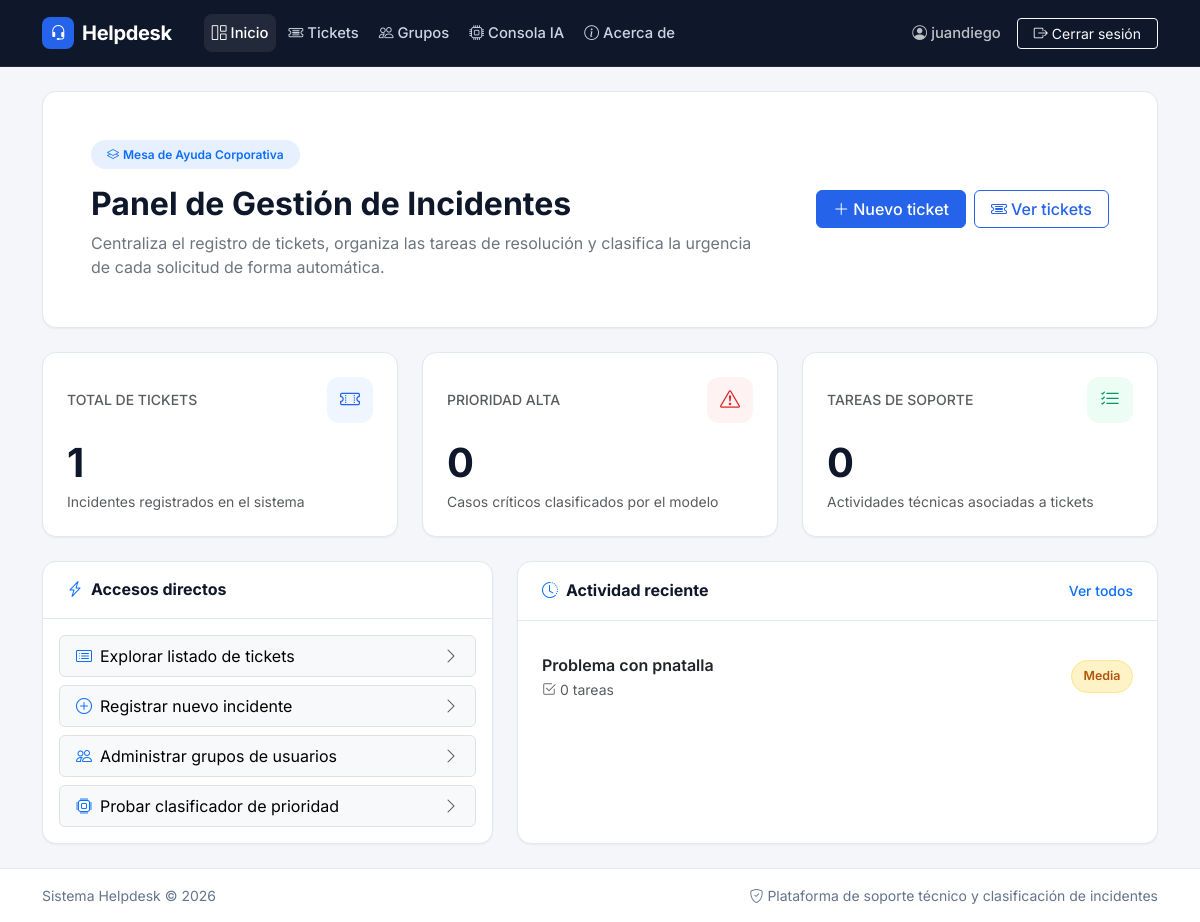
The app's page / (signed in), older data.
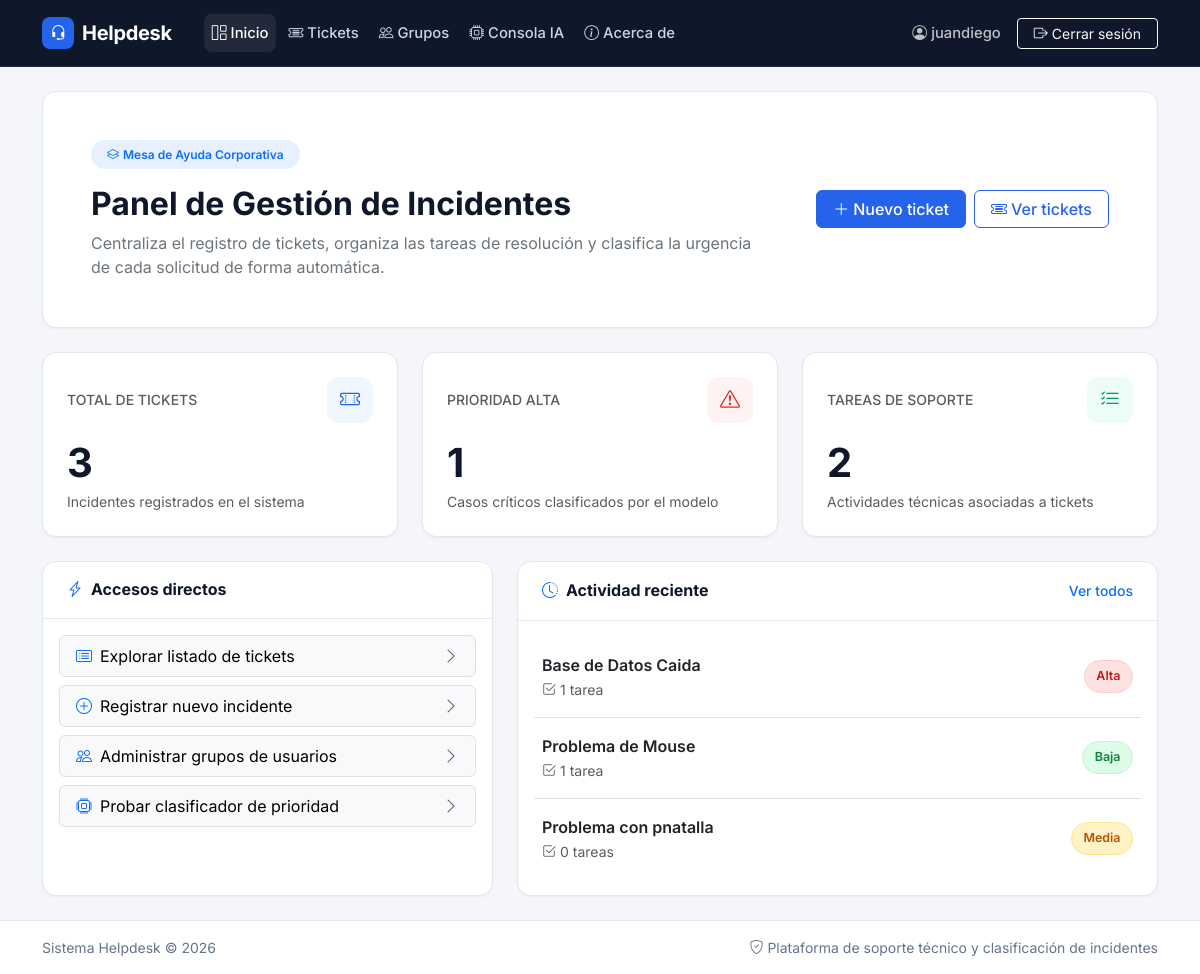
The same page, newer data.
### soporte/models.py (models this page shows, shortened)
class Ticket(models.Model):
    PRIORIDAD_CHOICES = [
        ('Alta', 'Alta'),
        ('Media', 'Media'),
        ('Baja', 'Baja'),
    ]
    titulo = models.CharField(max_length=200)
    descripcion = models.TextField()
    imagen = models.ImageField(upload_to='tickets/', null=True, blank=True)
    prioridad = models.CharField(max_length=10, choices=PRIORIDAD_CHOICES, default='Media', blank=True)

### soporte/views.py (the view)
# urls.py: path('', views.home_view, name='home'),
def home_view(request):
    context = {
        'total_tickets': Ticket.objects.count(),
        'tickets_alta': Ticket.objects.filter(prioridad='Alta').count(),
        'total_tareas': Tarea.objects.count(),
        'tickets_recientes': (
            Ticket.objects.annotate(num_tareas=Count('tareas')).order_by('-id')[:4]
            if request.user.is_authenticated
            else []
        ),
    }
    return render(request, 'soporte/home.html', context)

### templates/soporte/home.html (shortened to what this page needs)
{% extends 'layouts/base.html' %}
{% block content %}
<div class="surface-card p-4 p-md-5 mb-4">
    <div class="row align-items-center g-4">
        <div class="col-lg-8">
            <span class="badge rounded-pill bg-primary bg-opacity-10 text-primary fw-semibold px-3 py-2 mb-3">
                <i class="bi bi-layers me-1"></i>Mesa de Ayuda Corporativa
            </span>
            <h1 class="h2 fw-bold mb-2">Panel de Gestión de Incidentes</h1>
            <p class="text-secondary mb-0">
                Centraliza el registro de tickets, organiza las tareas de resolución y clasifica la urgencia de cada solicitud de forma automática.
            </p>
        </div>
        <div class="col-lg-4 text-lg-end">
            <div class="d-flex flex-wrap gap-2 justify-content-lg-end">
                {% if user.is_authenticated %}
                    <a href="{% url 'nuevo_ticket' %}" class="btn btn-primary px-3">
                        <i class="bi bi-plus-lg me-1"></i>Nuevo ticket
                    </a>
                    <a href="{% url 'tickets' %}" class="btn btn-outline-primary px-3">
                        <i class="bi bi-ticket-detailed me-1"></i>Ver tickets
                    </a>
                {% endif %}
            </div>
        </div>
    </div>
</div>
<div class="row g-4 mb-4">
    <div class="col-md-4">
        <div class="surface-card p-4 h-100">
            <div class="d-flex align-items-center justify-content-between mb-3">
                <span class="text-muted fw-medium small text-uppercase">Total de tickets</span>
                <span class="kpi-icon kpi-icon-blue">
                    <i class="bi bi-ticket-perforated"></i>
                </span>
            </div>
            <div class="display-6 fw-bold mb-1">{{ total_tickets }}</div>
            <p class="text-muted small mb-0">Incidentes registrados en el sistema</p>
        </div>
    </div>
    <div class="col-md-4">
        <div class="surface-card p-4 h-100">
            <div class="d-flex align-items-center justify-content-between mb-3">
                <span class="text-muted fw-medium small text-uppercase">Prioridad alta</span>
                <span class="kpi-icon kpi-icon-red">
                    <i class="bi bi-exclamation-triangle"></i>
                </span>
            </div>
            <div class="display-6 fw-bold mb-1">{{ tickets_alta }}</div>
            <p class="text-muted small mb-0">Casos críticos clasificados por el modelo</p>
        </div>
    </div>
    <div class="col-md-4">
        <div class="surface-card p-4 h-100">
            <div class="d-flex align-items-center justify-content-between mb-3">
                <span class="text-muted fw-medium small text-uppercase">Tareas de soporte</span>
                <span class="kpi-icon kpi-icon-emerald">
                    <i class="bi bi-list-check"></i>
                </span>
            </div>
            <div class="display-6 fw-bold mb-1">{{ total_tareas }}</div>
            <p class="text-muted small mb-0">Actividades técnicas asociadas a tickets</p>
        </div>
    </div>
</div>
<div class="row g-4">
    <div class="col-lg-5">
        <div class="surface-card h-100">
            <div class="surface-header">
                <h2 class="h6 fw-bold mb-0">
                    <i class="bi bi-lightning-charge me-2 text-primary"></i>Accesos directos
                </h2>
            </div>
            <div class="p-3 d-grid gap-2">
                {% if user.is_authenticated %}
                    <a href="{% url 'tickets' %}" class="btn btn-light border text-start d-flex justify-content-between align-items-center py-2 px-3">
                        <span><i class="bi bi-card-list me-2 text-primary"></i>Explorar listado de tickets</span>
                        <i class="bi bi-chevron-right text-muted"></i>
                    </a>
                    <a href="{% url 'nuevo_ticket' %}" class="btn btn-light border text-start d-flex justify-content-between align-items-center py-2 px-3">
                        <span><i class="bi bi-plus-circle me-2 text-primary"></i>Registrar nuevo incidente</span>
                        <i class="bi bi-chevron-right text-muted"></i>
                    </a>
                    <a href="{% url 'grupos' %}" class="btn btn-light border text-start d-flex justify-content-between align-items-center py-2 px-3">
                        <span><i class="bi bi-people me-2 text-primary"></i>Administrar grupos de usuarios</span>
                        <i class="bi bi-chevron-right text-muted"></i>
                    </a>
                {% endif %}
                <a href="{% url 'probar_ia' %}" class="btn btn-light border text-start d-flex justify-content-between align-items-center py-2 px-3">
                    <span><i class="bi bi-cpu me-2 text-primary"></i>Probar clasificador de prioridad</span>
                    <i class="bi bi-chevron-right text-muted"></i>
                </a>
            </div>
        </div>
    </div>
    <div class="col-lg-7">
        <div class="surface-card h-100">
            <div class="surface-header d-flex justify-content-between align-items-center">
                <h2 class="h6 fw-bold mb-0">
                    <i class="bi bi-clock-history me-2 text-primary"></i>Actividad reciente
                </h2>
                {% if user.is_authenticated %}
                    <a href="{% url 'tickets' %}" class="small text-decoration-none fw-medium">Ver todos</a>
                {% endif %}
            </div>
            <div class="p-3">
                {% if user.is_authenticated %}
                    {% if tickets_recientes %}
                        <div class="list-group list-group-flush">
                            {% for ticket in tickets_recientes %}
                                <a href="{% url 'detalle_ticket' ticket.id %}" class="list-group-item list-group-item-action px-2 py-3 d-flex justify-content-between align-items-center">
                                    <div class="me-3 text-truncate">
                                        <div class="fw-semibold text-dark text-truncate">{{ ticket.titulo }}</div>
                                        <small class="text-muted">
                                            <i class="bi bi-check2-square me-1"></i>{{ ticket.num_tareas }} tarea{{ ticket.num_tareas|pluralize }}
                                        </small>
                                    </div>
                                    {% if ticket.prioridad == 'Alta' %}
                                        <span class="badge-prioridad badge-prioridad-alta">Alta</span>
                                    {% elif ticket.prioridad == 'Media' %}
                                        <span class="badge-prioridad badge-prioridad-media">Media</span>
                                    {% else %}
                                        <span class="badge-prioridad badge-prioridad-baja">Baja</span>
                                    {% endif %}
                                </a>
                            {% endfor %}
                        </div>
                    {% else %}
                        <div class="text-center py-4 text-muted">
                            <i class="bi bi-inbox fs-3 d-block mb-2"></i>
                            Todavía no hay tickets registrados.
                        </div>
                    {% endif %}
                {% else %}
                    <div class="text-center py-4">
                        <i class="bi bi-lock fs-3 text-muted d-block mb-2"></i>
                        <p class="text-secondary mb-3">Inicia sesión para consultar los tickets recientes y gestionar las tareas de resolución.</p>
                        <a href="{% url 'login' %}" class="btn btn-sm btn-primary px-3">Iniciar sesión</a>
                    </div>
                {% endif %}
            </div>
        </div>
    </div>
</div>
{% endblock %}

### templates/layouts/base.html (shortened to what this page needs)
{% load static %}
<!DOCTYPE html>
<html lang="es">
<head>
    <link href="https://cdn.jsdelivr.net/npm/bootstrap@5.3.3/dist/css/bootstrap.min.css" rel="stylesheet">
    <link href="https://cdn.jsdelivr.net/npm/bootstrap-icons@1.11.3/font/bootstrap-icons.min.css" rel="stylesheet">
    <link href="{% static 'css/styles.css' %}" rel="stylesheet">
</head>
<body class="d-flex flex-column min-vh-100">
    <nav class="navbar navbar-expand-lg navbar-dark navbar-helpdesk sticky-top">
        <div class="container py-1">
            <a class="navbar-brand d-flex align-items-center gap-2" href="{% url 'home' %}">
                <span class="brand-mark">
                    <i class="bi bi-headset"></i>
                </span>
                <span>Helpdesk</span>
            </a>
            <div class="collapse navbar-collapse" id="navbarHelpdesk">
                <ul class="navbar-nav me-auto ms-lg-3 gap-1">
                    <li class="nav-item">
                        <a class="nav-link {% if request.resolver_match.url_name == 'home' %}active{% endif %}" href="{% url 'home' %}">
                            <i class="bi bi-grid-1x2 me-1"></i>Inicio
                        </a>
                    </li>
                    {% if user.is_authenticated %}
                        <li class="nav-item">
                            <a class="nav-link {% if request.resolver_match.url_name in 'tickets nuevo_ticket detalle_ticket editar_ticket crear_tarea' %}active{% endif %}" href="{% url 'tickets' %}">
                                <i class="bi bi-ticket-detailed me-1"></i>Tickets
                            </a>
                        </li>
                        <li class="nav-item">
                            <a class="nav-link {% if request.resolver_match.url_name in 'grupos editar_grupo' %}active{% endif %}" href="{% url 'grupos' %}">
                                <i class="bi bi-people me-1"></i>Grupos
                            </a>
                        </li>
                    {% endif %}
                    <li class="nav-item">
                        <a class="nav-link {% if request.resolver_match.url_name == 'probar_ia' %}active{% endif %}" href="{% url 'probar_ia' %}">
                            <i class="bi bi-cpu me-1"></i>Consola IA
                        </a>
                    </li>
                    <li class="nav-item">
                        <a class="nav-link {% if request.resolver_match.url_name == 'acerca_de' %}active{% endif %}" href="{% url 'acerca_de' %}">
                            <i class="bi bi-info-circle me-1"></i>Acerca de
                        </a>
                    </li>
                </ul>
                <ul class="navbar-nav ms-auto align-items-lg-center gap-2 mt-2 mt-lg-0">
                    {% if user.is_authenticated %}
                        <li class="nav-item">
                            <span class="nav-link text-light opacity-75">
                                <i class="bi bi-person-circle me-1"></i>{{ user.username }}
                            </span>
                        </li>
                        <li class="nav-item">
                            <form action="{% url 'logout' %}" method="post" class="d-inline">
                                <button type="submit" class="btn btn-outline-light btn-sm px-3">
                                    <i class="bi bi-box-arrow-right me-1"></i>Cerrar sesión
                                </button>
                            </form>
                        </li>
                    {% endif %}
                </ul>
            </div>
        </div>
    </nav>
    <main class="container py-4 flex-grow-1">
        {% block content %}{% endblock %}
    </main>
    <footer class="site-footer py-3 mt-auto">
        <div class="container d-flex flex-column flex-sm-row justify-content-between align-items-center gap-2">
            <span>Sistema Helpdesk &copy; 2026</span>
            <span class="d-flex align-items-center gap-1">
                <i class="bi bi-shield-check"></i>Plataforma de soporte técnico y clasificación de incidentes
            </span>
        </div>
    </footer>
</body>
</html>

### static/css/styles.css (style rules this page uses)
:root { --bg-body: #f4f6f9; --bg-surface: #ffffff; --bg-navbar: #0f172a; --border-subtle: #e2e8f0; --text-primary: #0f172a; --text-secondary: #475569; --text-muted: #64748b; --accent-primary: #2563eb; --accent-primary-hover: #1d4ed8; --accent-soft: #eff6ff; --shadow-sm: 0 1px 2px rgba(15, 23, 42, 0.05); --shadow-md: 0 6px 18px rgba(15, 23, 42, 0.07); --radius-md: 0.625rem; --radius-lg: 0.875rem; }
body { font-family: 'Inter', -apple-system, BlinkMacSystemFont, 'Segoe UI', Roboto, sans-serif; background-color: var(--bg-body); color: var(--text-primary); -webkit-font-smoothing: antialiased; }
.navbar-helpdesk { background-color: var(--bg-navbar); border-bottom: 1px solid rgba(255, 255, 255, 0.08); }
.navbar-helpdesk .navbar-brand { font-weight: 700; letter-spacing: -0.015em; }
.navbar-helpdesk .nav-link { color: #cbd5e1; font-weight: 500; font-size: 0.925rem; padding: 0.5rem 0.85rem; border-radius: 0.5rem; transition: color 0.15s ease, background-color 0.15s ease; }
.navbar-helpdesk .nav-link:hover, .navbar-helpdesk .nav-link.active { color: #ffffff; background-color: rgba(255, 255, 255, 0.08); }
.brand-mark { width: 32px; height: 32px; border-radius: 8px; background-color: var(--accent-primary); color: #ffffff; display: inline-flex; align-items: center; justify-content: center; font-size: 1rem; }
.surface-card { background-color: var(--bg-surface); border: 1px solid var(--border-subtle); border-radius: var(--radius-lg); box-shadow: var(--shadow-sm); }
.surface-header { background-color: transparent; border-bottom: 1px solid var(--border-subtle); padding: 1.15rem 1.5rem; }
.btn-primary { background-color: var(--accent-primary); border-color: var(--accent-primary); font-weight: 500; }
.btn-outline-primary { color: var(--accent-primary); border-color: var(--accent-primary); font-weight: 500; }
.kpi-icon { width: 46px; height: 46px; border-radius: 12px; display: inline-flex; align-items: center; justify-content: center; font-size: 1.25rem; }
.kpi-icon-blue { background-color: #eff6ff; color: #2563eb; }
.kpi-icon-red { background-color: #fef2f2; color: #dc2626; }
.kpi-icon-emerald { background-color: #ecfdf5; color: #059669; }
.badge-prioridad { font-weight: 600; font-size: 0.78rem; padding: 0.38rem 0.72rem; border-radius: 999px; display: inline-flex; align-items: center; gap: 0.35rem; }
.badge-prioridad-alta { background-color: #fee2e2; color: #b91c1c; border: 1px solid #fecaca; }
.badge-prioridad-media { background-color: #fef3c7; color: #b45309; border: 1px solid #fde68a; }
.badge-prioridad-baja { background-color: #dcfce7; color: #15803d; border: 1px solid #bbf7d0; }
.site-footer { background-color: var(--bg-surface); border-top: 1px solid var(--border-subtle); color: var(--text-muted); font-size: 0.875rem; }

Row changes from the older to the newer data that the page shows:
added Ticket: titulo "Base de Datos Caida", num_tareas "1", prioridad "Alta"
added Ticket: titulo "Problema de Mouse", num_tareas "1", prioridad "Baja"
Text that changed along with them:
{{ total_tickets }}: "1" → "3"
{{ tickets_alta }}: "0" → "1"
{{ total_tareas }}: "0" → "2"
